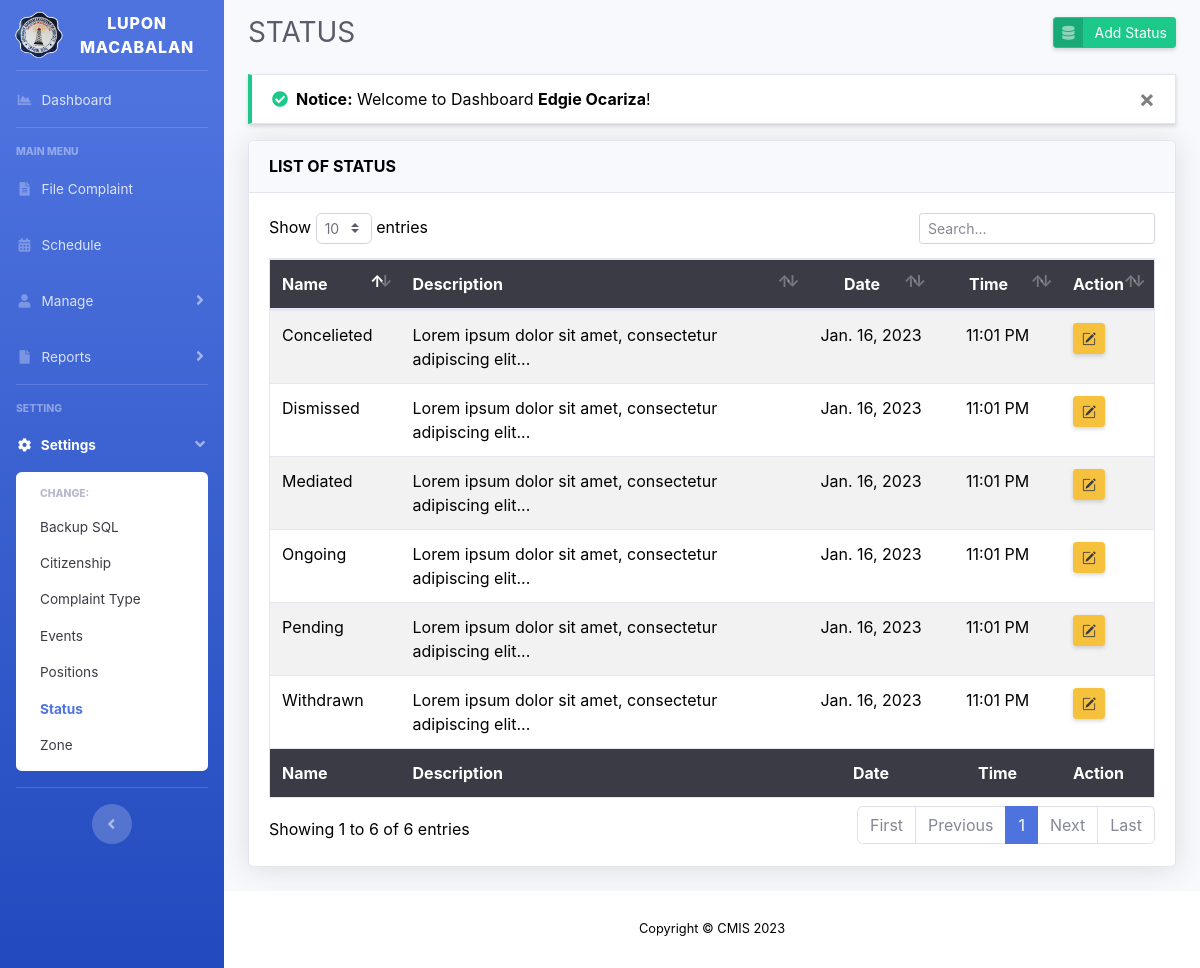
/status.php (signed in), run on the app's committed database.
### tables this page shows
CREATE TABLE `tbl_status` (
  `status_id` int(11) unsigned NOT NULL AUTO_INCREMENT,
  `status_name` varchar(50) NOT NULL,
  `status_description` text NOT NULL,
  `status_regdatetime` timestamp NOT NULL DEFAULT current_timestamp(),
  PRIMARY KEY (`status_id`)
);

### status.php (the view, shortened to what this page needs)
<?php
include 'layouts/header.php';
include 'config/connection.php';
$status = $connection->query("SELECT * FROM tbl_status");
?>
<div id="content">
	<div class="container-fluid">
		<div class="d-sm-flex align-items-center justify-content-between mb-4">
			<h1 class="h3 mb-0 text-gray-800">STATUS</h1>
			<a href="#" class="d-none d-sm-inline-block btn btn-sm btn-success btn-icon-split shadow-sm" data-toggle="modal" data-target="#addStatusModal">
				<span class="icon text-white-50">
					<i class="fas fa-database"></i>
				</span>
				<span class="text">Add Status</span>
			</a>
		</div>
		<?php include 'config/message.php'; ?>
		<div class="card shadow mb-4">
			<div class="card-header py-3">
              	<h6 class="m-0 font-weight-bold">LIST OF STATUS</h6>
            </div>
            <div class="card-body">
            	<div class="table-responsive">
            		<table class="table table-striped border text-dark" id="table_asc" width="100%">
            			<thead class="bg-gray-900 text-white">
            				<tr>
								<th style="width: 15%">Name</th>
								<th style="width: 50%">Description</th>
								<th class="text-center" style="width: 15%" data-toggle="tooltip" title="Date Added">Date</th>
								<th class="text-center" style="width: 15%" data-toggle="tooltip" title="Time Added">Time</th>
								<th style="width: 5%">Action</th>
            				</tr>
            			</thead>
            			<tbody>
            				<?php
							if ($status->num_rows > 0) {
								while ($row = $status->fetch_assoc()) {
									?>
									<tr>
										<td><?= $row['status_name'] ?></td>
										<td><?php if(strlen($row['status_description']) >= 55): echo substr($row['status_description'], 0, 55) . '...'; else: echo $row['status_description']; endif; ?></td>
										<td class="text-center"><?= date('M. j, Y', strtotime($row['status_regdatetime'])) ?></td>
										<td class="text-center"><?= date('h:m A', strtotime($row['status_regdatetime'])) ?></td>
										<td><a href="" class="btn btn-warning btn-sm shadow-sm" data-toggle="modal" data-target="#editStatusModal<?= $row['status_id'] ?>" data-toggle="tooltip" title="Edit"><i class="bi bi-pencil-square text-gray-900"></i></a></td>
									</tr>
									<?php
								}
							}
							?>
            			</tbody>
            			<tfoot class="bg-gray-900 text-white">
            				<tr>
								<th style="width: 15%">Name</th>
								<th style="width: 50%">Description</th>
								<th class="text-center" style="width: 15%" data-toggle="tooltip" title="Date Added">Date</th>
								<th class="text-center" style="width: 15%" data-toggle="tooltip" title="Time Added">Time</th>
								<th style="width: 5%">Action</th>
            				</tr>
            			</tfoot>
            		</table>
            	</div>
            </div>
		</div>
	</div>
</div>
<?php
include 'layouts/footer.php';
?>

### layouts/header.php (style rules this page uses)
body { color: black !important; }
#content { margin-top: 1rem; }
body { background-color: black !important; }
.text-black, table td, table tbody th { color: black !important; }

### data on the page
tbl_status: status_name "Ongoing", status_description "Lorem ipsum dolor sit amet, consectetur adipiscing elit", status_regdatetime "Jan. 16, 2023", status_regdatetime "11:01 PM"
tbl_status: status_name "Mediated", status_description "Lorem ipsum dolor sit amet, consectetur adipiscing elit", status_regdatetime "Jan. 16, 2023", status_regdatetime "11:01 PM"
tbl_status: status_name "Concelieted", status_description "Lorem ipsum dolor sit amet, consectetur adipiscing elit", status_regdatetime "Jan. 16, 2023", status_regdatetime "11:01 PM"
tbl_status: status_name "Pending", status_description "Lorem ipsum dolor sit amet, consectetur adipiscing elit", status_regdatetime "Jan. 16, 2023", status_regdatetime "11:01 PM"
tbl_status: status_name "Withdrawn", status_description "Lorem ipsum dolor sit amet, consectetur adipiscing elit", status_regdatetime "Jan. 16, 2023", status_regdatetime "11:01 PM"
tbl_status: status_name "Dismissed", status_description "Lorem ipsum dolor sit amet, consectetur adipiscing elit", status_regdatetime "Jan. 16, 2023", status_regdatetime "11:01 PM"

### other printed values
$_SESSION['message_success'] "Welcome to Dashboard Edgie Ocariza !"
